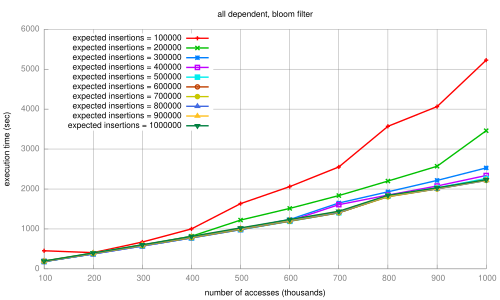

This chart was generated by the following gnuplot code:
set terminal pdf
set output 'dissertation-gnuplottex-fig22.pdf'
load '../dynamic/formatted-results/vector-survey-0.6/bloomfilter-time.gnuplot'
